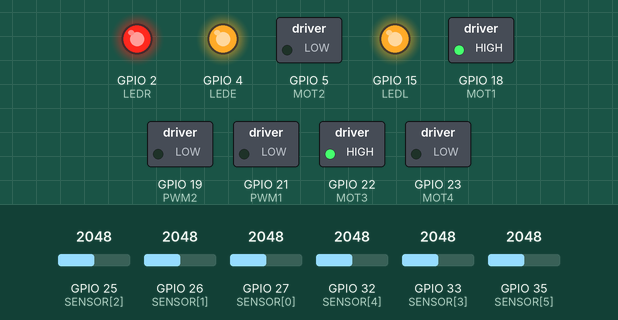
Recording of a sketch running on a simulated ESP32. Shown: switched loads named in the sketch (green lamp = pin HIGH), output pins drawn as LEDs (lit = HIGH). Dashed ring = blinking. Inputs (shaded band) come from the test bench; at power-on: GPIO 25 (SENSOR[2]) = 2048, GPIO 26 (SENSOR[1]) = 2048, GPIO 27 (SENSOR[0]) = 2048, GPIO 32 (SENSOR[4]) = 2048, GPIO 33 (SENSOR[3]) = 2048, GPIO 35 (SENSOR[5]) = 2048.

Above: at 4.2 s.
4.3 s: GPIO 25 (SENSOR[2]) set to 2114
At 6.4 s:
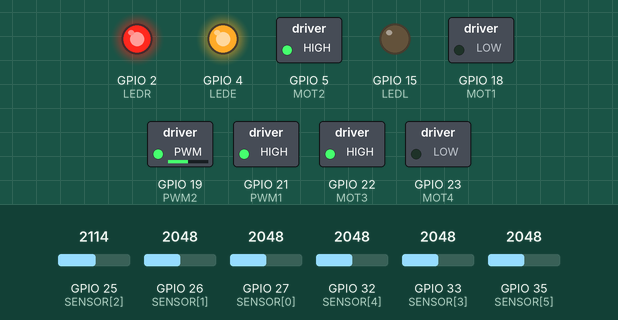
7.0 s: GPIO 25 (SENSOR[2]) set to 1228
At 8.2 s:
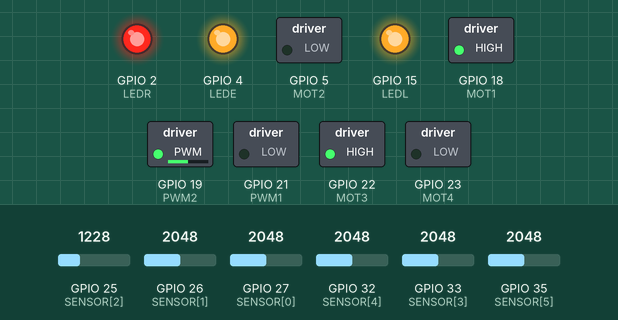
8.5 s: GPIO 25 (SENSOR[2]) set to 2866
At 9.2 s:
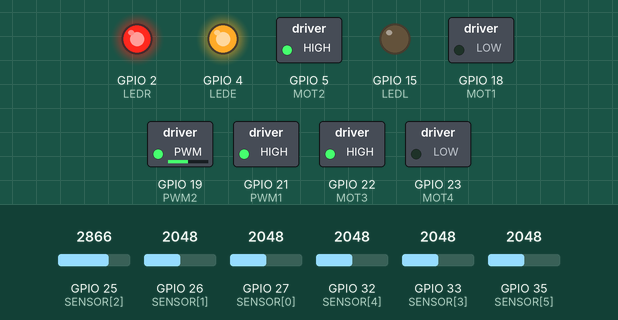
10.0 s: GPIO 25 (SENSOR[2]) set to 122
At 10.4 s:
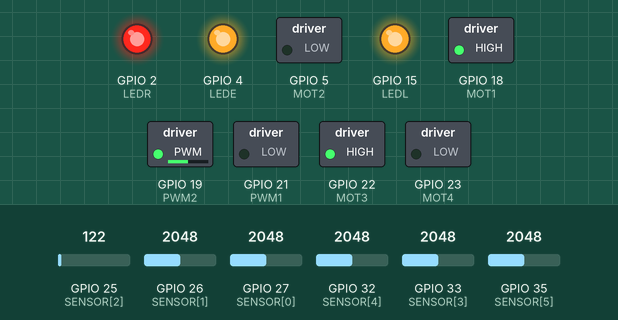
Timing chart, 0 to 12.5 s (numbered marks = the images above; inputs shaded):
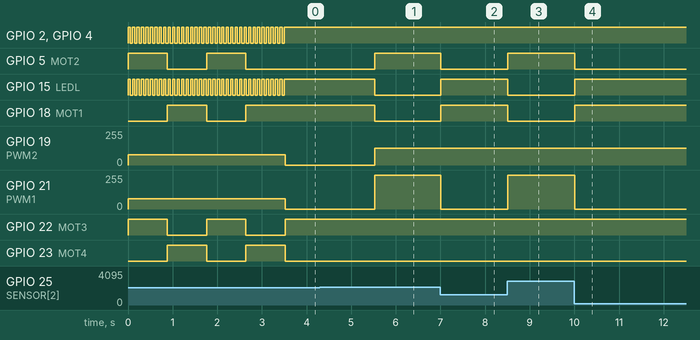

Measured:
- the behaviour switches between 2048 and 2049 on GPIO 25 (SENSOR[2]) (found by bisection; images 0 and 1)
- after the input at 4.3 s, GPIO 5 (MOT2): LOW → HIGH after 1.2 s; GPIO 15 (LEDL), GPIO 18 (MOT1): HIGH → LOW after 1.2 s; GPIO 21 (PWM1): 0/255 → 255/255 after 1.2 s
- after the input at 7.0 s, GPIO 5 (MOT2): HIGH → LOW at once; GPIO 15 (LEDL), GPIO 18 (MOT1): LOW → HIGH at once; GPIO 21 (PWM1): 255/255 → 0/255 at once
- after the input at 8.5 s, GPIO 5 (MOT2): LOW → HIGH at once; GPIO 15 (LEDL), GPIO 18 (MOT1): HIGH → LOW at once; GPIO 21 (PWM1): 0/255 → 255/255 at once
- after the input at 10.0 s, GPIO 5 (MOT2): HIGH → LOW at once; GPIO 15 (LEDL), GPIO 18 (MOT1): LOW → HIGH at once; GPIO 21 (PWM1): 255/255 → 0/255 at once
- by itself, GPIO 2 (LEDR), GPIO 4 (LEDE), GPIO 15 (LEDL): alternates HIGH for 0.05 s and LOW for 0.05 s, 71 changes in all, then stays HIGH
- by itself, GPIO 5 (MOT2): alternates HIGH for 0.88 s and LOW for 0.88 s, 4 changes in all, then stays LOW
- by itself, GPIO 22 (MOT3), GPIO 23 (MOT4): alternates HIGH for 0.88 s and LOW for 0.88 s

The sketch:

ESP32_PID.ino
```cpp
/* Motor pins */
#define MOT1 18
#define MOT2 5
#define MOT3 22
#define MOT4 23
#define PWM1 21
#define PWM2 19

#define LEDL 15 //Left led
#define LEDR 2  //Right led
#define LEDE 4  //End light
const int WHITE = 1;
const int BLACK  = 0;

#define COLOR   BLACK
const int N_SENS  =      6 ;     //Number of sensors
#define R_SENS        1000   //Sensor readings are mapped to this range
#define WEIGHT_UNIT   1000    //Unit for weighted average
const int RIGHT_DIR =    1;
const int LEFT_DIR =    0;
#define CAL_SPEED     300  //Sensor calibration speed
#define CAL_TIME      880     //Calibration time
#define P_LINE_MIN    0.5     //Minimum brightness percentage to consider part of the line

float sens_scaled[6];
const float SPEED = 500;
const float KP = .7;
const float KD =1.4 ;
const float KI =.0001;
int sensRight = 14;
int sensLeft = 34;
unsigned long ms = 0;
const int SENSOR[N_SENS] = {27,26,25,33,32,35};     //Arduino pinsint sens_max[N_SENS];          //Maximum value each sensor measures (calibrated)
int sens_min[N_SENS];
int sens_max[8];//Minimum value each sensor measures (calibrated)
int start = 0;
float line_pos = 0;
float last_line_pos = 0;

void calibrate(int , int , int);
void motorSpeed(int ,int );
void setup(){
  Serial.begin(115200);
  pinMode(MOT1,OUTPUT);
  pinMode(MOT2,OUTPUT);
  pinMode(MOT3,OUTPUT);
  pinMode(MOT4,OUTPUT);
  pinMode(PWM1,OUTPUT);
  pinMode(PWM2,OUTPUT);
  pinMode(LEDL,OUTPUT);
  pinMode(LEDR,OUTPUT);
  pinMode(LEDE,OUTPUT);
  pinMode(sensLeft,INPUT);
  pinMode(sensRight,INPUT);
  ledcSetup(0,30000,8);
  ledcSetup(1,30000,8);

  ledcAttachPin(PWM1,0);
  ledcAttachPin(PWM2,1);

  for(int x = 0; x <= N_SENS; x++){
    pinMode(SENSOR[x], INPUT);
  }

  for(int x = 0; x < N_SENS; x++){
      sens_max[x] = 0;
      sens_min[x] = 4000;
  }
}


void loop(){


      calibrate(CAL_TIME, CAL_SPEED, RIGHT_DIR);
      calibrate(CAL_TIME, CAL_SPEED, LEFT_DIR);
      calibrate(CAL_TIME, CAL_SPEED, RIGHT_DIR);
      calibrate(CAL_TIME, CAL_SPEED, LEFT_DIR);
      delay(2000);


             while(1){ race();


 /*Serial.print(sens_scaled[0]);
      Serial.print(" ");
      Serial.print(sens_scaled[1]);
      Serial.print(" ");
      Serial.print(sens_scaled[2]);
      Serial.print(" ");
      Serial.print(sens_scaled[3]);
      Serial.print(" ");
      Serial.print(sens_scaled[4]);
      Serial.print(" ");
      Serial.print(sens_scaled[5]);
      Serial.print(" ");
      Serial.print(digitalRead(sensLeft));
       Serial.print(" ");
          Serial.print(digitalRead(sensRight));
       Serial.print(" ");
      Serial.print(line_pos);
      Serial.println();

      Serial.print(" ");
      Serial.println(sens_scaled[6]);
      Serial.print(" ");
      Serial.print(sens_scaled[7]);
      Serial.print("||");
      Serial.print(sens_min[0]);
      Serial.print(" ");
      Serial.print(sens_max[0]);
      Serial.print(" ");
      Serial.print(line_pos);
      Serial.println();*/


      }


}


void race(void){
    last_line_pos = line_pos;
    line_pos = get_line_pos(COLOR, (last_line_pos>0));

    float PID_correction = get_PID_correction(line_pos, last_line_pos, KP, KD, KI);
    float max_correction = SPEED;                   //Can be changed to a lower value in order to limit the correction, needs to be at most SPEED

    if(PID_correction > 0){
        PID_correction = (PID_correction > max_correction)? max_correction : PID_correction;
        motorSpeed(SPEED, SPEED - PID_correction);
    }else{
        PID_correction = (PID_correction < -max_correction)? -max_correction : PID_correction;
        motorSpeed(SPEED + PID_correction, SPEED);
    }

}


void motorSpeed(int M1,int M2){
  int pwm1=map(abs(M1),0,1000,0,255);
  int pwm2=map(abs(M2),0,1000,0,255);
  ledcWrite(0,pwm1);
  ledcWrite(1,pwm2);
  digitalWrite(MOT1,(M1>=0) ? HIGH :LOW);
  digitalWrite(MOT2,(M1>=0) ? LOW :HIGH);
  digitalWrite(MOT3,(M2>=0) ? HIGH :LOW);
  digitalWrite(MOT4,(M2>=0) ? LOW :HIGH);

}


void calibrate(int cal_time, int cal_speed, int cal_dir){
  ms = millis();
  digitalWrite(LEDL, LOW);
  digitalWrite(LEDR, LOW);
  while((ms + cal_time) > millis()){
    digitalWrite(LEDL, millis()%100 < 50);
    digitalWrite(LEDR, millis()%100 < 50);
    digitalWrite(LEDE,millis()%100<50);//Blink led
    if(cal_dir == RIGHT_DIR)  {motorSpeed(-cal_speed, cal_speed);}
    if(cal_dir == LEFT_DIR)  motorSpeed(cal_speed, -cal_speed);

    int sens_value[N_SENS];
    for(int x = 0; x < N_SENS; x++){
      sens_value[x] = analogRead(SENSOR[x]);
      sens_min[x] = (sens_value[x] < sens_min[x]) ? sens_value[x] : sens_min[x];
      sens_max[x] = (sens_value[x] > sens_max[x]) ? sens_value[x] : sens_max[x];
    }
  }
  motorSpeed(0, 0);
  digitalWrite(LEDL, HIGH);
}


float get_PID_correction(float line, float last_line, float kp, float kd, float ki){
  float proportional = line;
  float derivative = line - last_line;
  float integral = line + last_line;
  float correction = ( proportional*KP + derivative*KD + KI* integral);

  return correction;
}


float get_line_pos(int color, int last_dir){
    float line = 0;
    int line_detected = 0;

    float avg_num = 0;          //Average numerator
    float avg_den = 0;          //Average denominator

    for(int x = 0; x < N_SENS; x++){
        //Scale from 0 to R_SENS

        readsensors();

        if(sens_scaled[x] >= (float) R_SENS * ((float)P_LINE_MIN / 100.0)){   //At least one sensor has to detect a line
            line_detected = 1;
        }

        avg_num += sens_scaled[x] * x * WEIGHT_UNIT;
        avg_den += sens_scaled[x];
    }
    if(line_detected == 1){
        line = avg_num / avg_den;                           //Weighted average
        line = line - (WEIGHT_UNIT * (N_SENS - 1) / 2);     //Change scale from 0 _ 7000 to -3500 _ 3500
        digitalWrite(LEDL, LOW);
    }else{
        line = WEIGHT_UNIT * (N_SENS - 1) * last_dir;       //Use last direction to calculate error as the maximum value
        line = line - (WEIGHT_UNIT * (N_SENS - 1) / 2);     //Change scale
        digitalWrite(LEDL, HIGH);
    }

    return line;
}


void readsensors(){
for(int x = 0; x < N_SENS; x++){
        //Scale from 0 to R_SENS
        sens_scaled[x] = analogRead(SENSOR[x]) - sens_min[x];
        sens_scaled[x] *= R_SENS;
        sens_scaled[x] /= (sens_max[x] - sens_min[x]);
}
}
```
